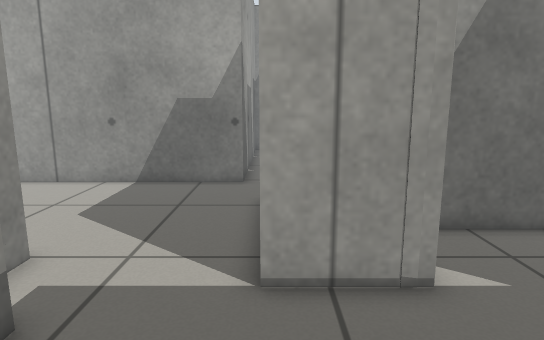
View 1 (above)

18 first-person views from a walk through a world built for the Gazebo simulator. The camera is 0.77 m above the floor, tilts 10° down and sees 75° across. The floor is counted in squares, 0.25 m on a side. Each view is taken from the middle of a square. On the plan, view 1 faces up. The plan holds only what a view shows up to about 20 squares ahead; the rest is blank.

View 2
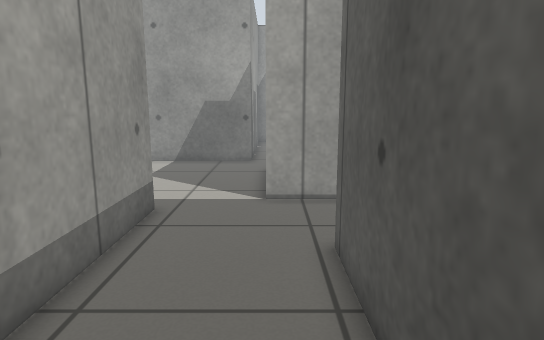

View 3
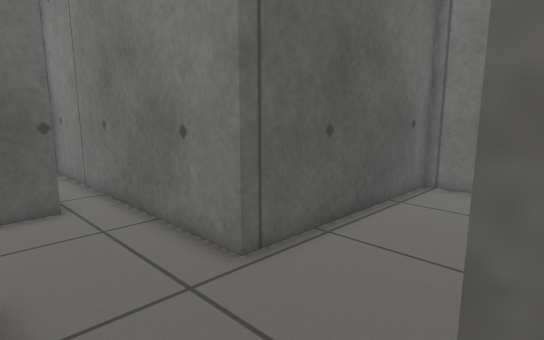

View 4
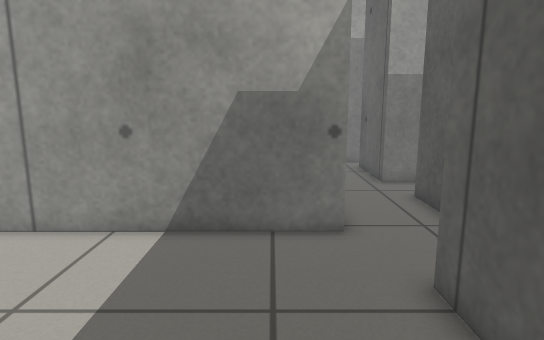

View 5
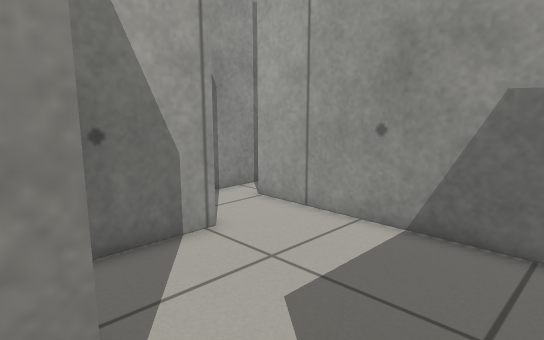

View 6
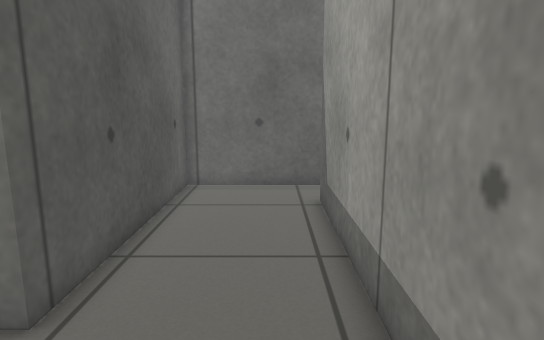

View 7
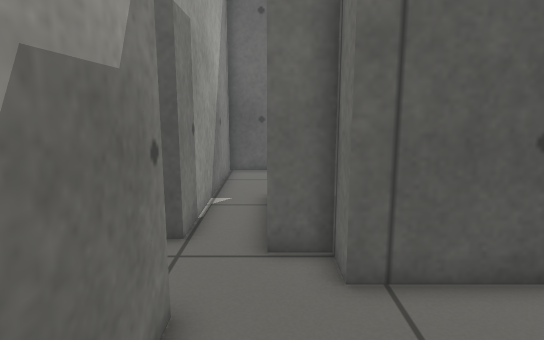

View 8
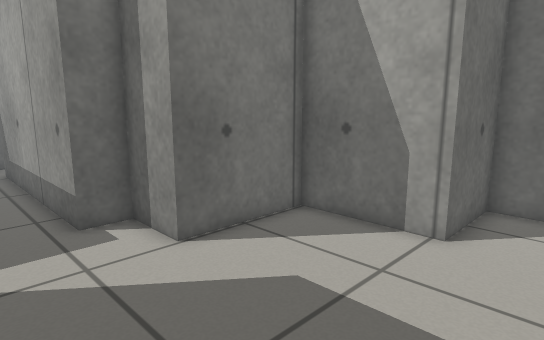

View 9
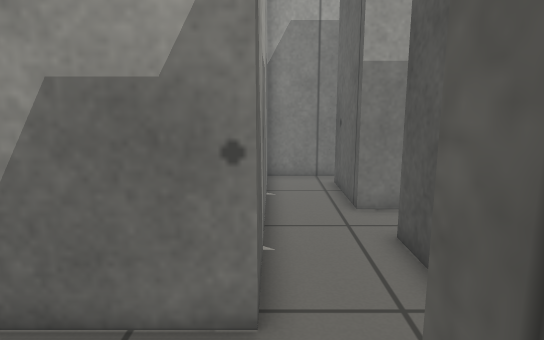

View 10
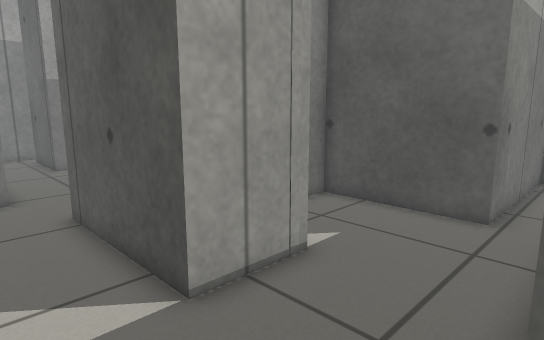

View 11
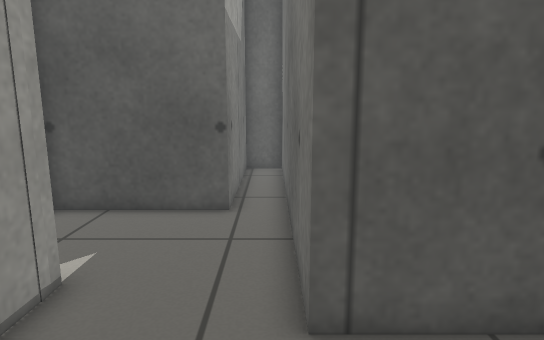

View 12
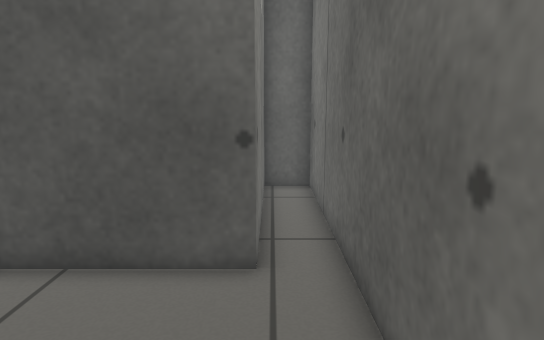

View 13
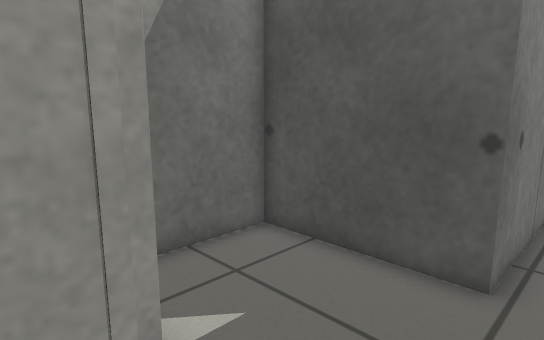

View 14
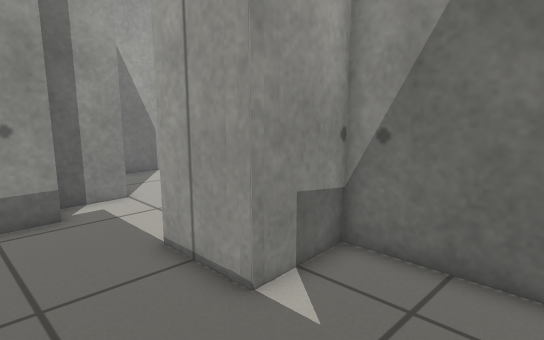

View 15
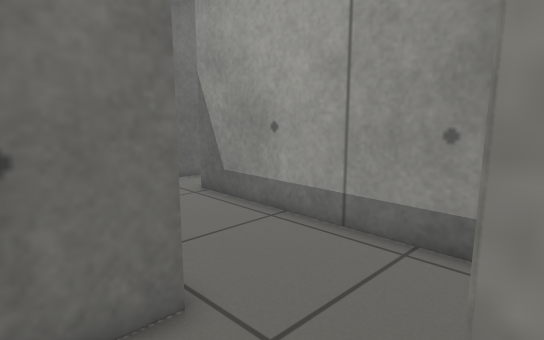

View 16
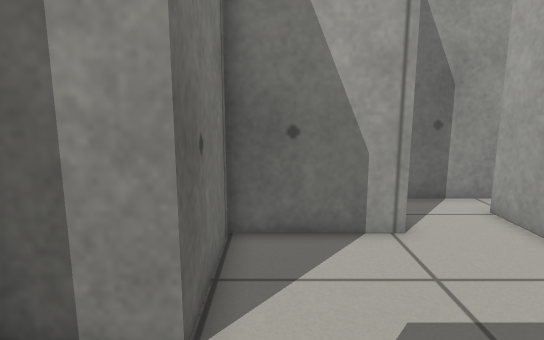

View 17
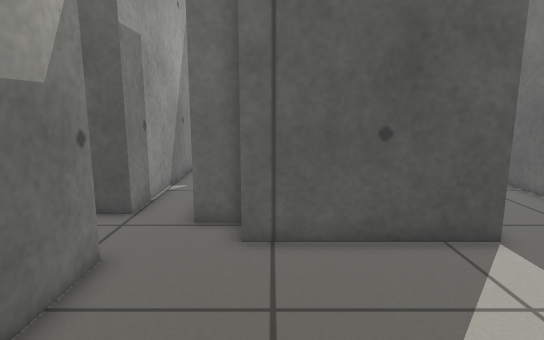

View 18
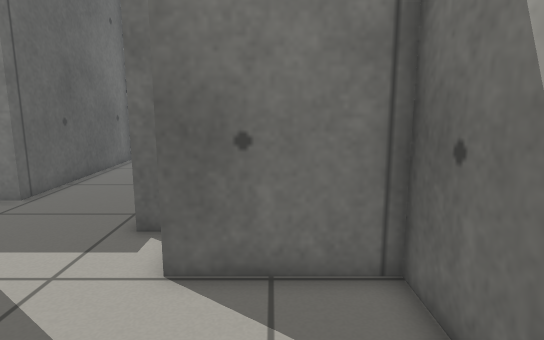

### Floor plan
Points are (right, up) in squares from view 1. A wall is a line through its corners. A room is listed if a view was taken in it or the views show most of it. See-through windows are left out.
Room 1 (views 1, 2, 10, 11, 12, 13, 14, 15)
walls: (-5, 5.5) (-5, 4.5) (-3.6, 4.5) (-3.6, -5.5); (-5.3, -7.9) (1.4, -7.9) (1.4, 1.5) (14.8, 1.5) (14.8, 3.3) (7.4, 3.3) (7.4, 8.7) (2.6, 8.7) (2.8, 5.7) (-0.2, 5.7)
ways out: opening at (-2.5, 6.5) to room 2
Room 2 (views 3, 4, 5, 6, 7, 8, 9, 16, 17, 18)
walls: (-0.2, 5.7) (-0.2, 11.7) (1.2, 11.7) (1.2, 13.1); (3.1, 20.5) (1.6, 20.5) (1.6, 24.5); (-1.2, 22.9) (-1.2, 14.5) (-11.2, 14.5); (-12.8, 16) (-12.8, 11.3) (-9.4, 11.3) (-9.4, 6.9) (-5, 6.9) (-5, 5.5); (-1.2, 25.4) (-1.2, 24.5); (2, 25.9) (-1.2, 25.9); (11.4, 13.2) (11.4, 15.1) (2, 15.1) (2, 18.1)
ways out: opening at (-2.5, 6.5) to room 1; opening at (2, 25)

Where each view was taken, in squares from view 1:
view 1: 0 up, 0 right, facing up
view 2: 6 down, 0 right, facing up
view 3: 6 up, 4 left, facing down-right
view 4: 6 up, 3 left, facing up
view 5: 6 up, 2 left, facing up-left
view 6: 6 up, 2 left, facing down
view 7: 13 up, 6 left, facing right
view 8: 14 up, 1 left, facing down-left
view 9: 10 up, 1 left, facing up
view 10: 1 up, 3 left, facing up-right
view 11: 2 up, 3 left, facing right
view 12: 3 up, 1 right, facing right
view 13: 2 up, 1 right, facing up-right
view 14: 2 up, 7 right, facing up-left
view 15: 6 up, 4 right, facing down-left
view 16: 8 up, 1 left, facing left
view 17: 11 up, 8 left, facing right
view 18: 13 up, 7 left, facing down
